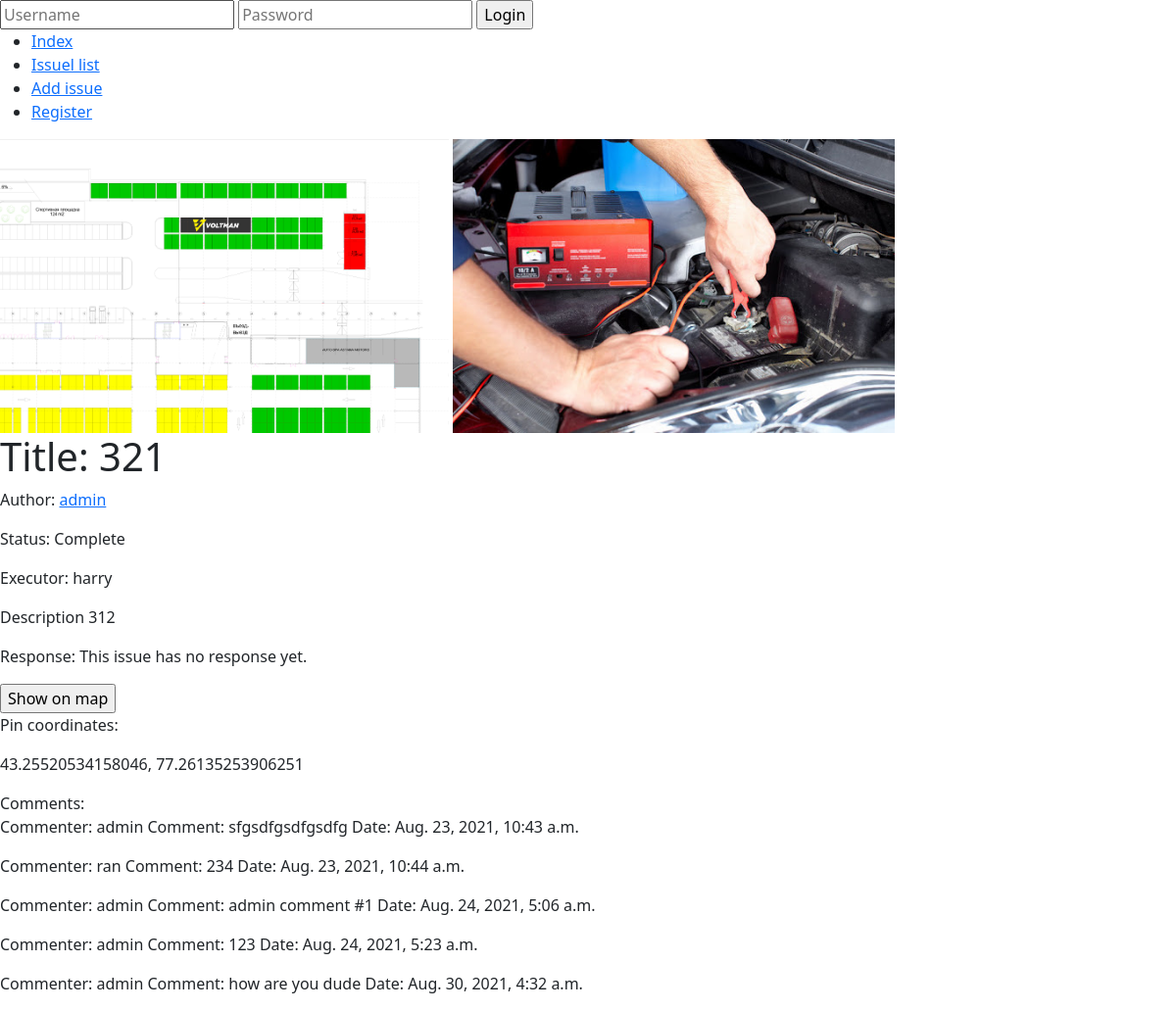
The app's page /issue_page/14 with its own data.
### fix/models.py (models this page shows, shortened)
class Issue(models.Model):
    author = models.ForeignKey(User, on_delete=models.RESTRICT, related_name="applications")
    executor = models.ForeignKey(User, on_delete=models.RESTRICT, related_name="jobs", blank=True, null=True)
    title = models.CharField(max_length=128)
    description = models.CharField(max_length=1024)
    response = models.CharField(max_length=1024, blank=True, null=True)
    date_created = models.DateTimeField(auto_now_add=True)
    status = models.CharField(max_length=1, choices=STATUS)
    image_before = models.ImageField(upload_to="images")
    image_after = models.ImageField(upload_to="images", blank=True, null=True)
    latitude = models.FloatField()
    longitude = models.FloatField()

class User(AbstractUser):
    profile_image = models.ImageField(upload_to="profile_images", blank=True, null=True)
    rank = models.CharField(max_length=1, choices=RANKS)
    role = models.CharField(max_length=1, choices=ROLE)
    phone = models.CharField(max_length=11, blank=True)

class Chat(models.Model):
    commenter = models.ForeignKey(User, on_delete=models.CASCADE, related_name="comments")
    issue = models.ForeignKey(Issue, on_delete=models.CASCADE, related_name="conversation")
    date = models.DateTimeField(auto_now_add=True)
    comment = models.CharField(max_length=512)

### fix/views.py (the view)
# urls.py: path('issue_page/<int:issue_id>', views.issue_page, name="issue_page"),
def issue_page(request, issue_id):
    issue_data = Issue.objects.get(pk=issue_id)
    comments = issue_data.conversation.all()
    return render(request, "fix/issue_page.html", {
        "issue_data": issue_data,
        "comments": comments,
        "statuses": STATUS,
        "form": IssueUpdateForm(),
    })

### fix/views.py (shortened to what this page needs)
class IssueUpdateForm(forms.ModelForm):
    class Meta:
        model = Issue
        fields = ('status', 'response', 'image_after')

### fix/templates/fix/issue_page.html (shortened to what this page needs)
{% extends 'fix/layout.html' %}
{% load static %}
{% block body %}
    <img src="{{ issue_data.image_before.url }}" alt="image" style="max-height:300px">
    {% if issue_data.image_after %}
        <img src="{{ issue_data.image_after.url }}" alt="image" style="max-height:300px">
    {% endif %}
    <h1>Title: {{ issue_data.title }}</h1>
    <p>Author: <a href="{% url 'user_page' issue_data.author.id %}">{{ issue_data.author }}</a></p>
    <p>Status: {{ issue_data.get_status_display }}</p>
    <p>Executor: {% if issue_data.executor %}{{ issue_data.executor }}{% else %}This issue has no executor yet.{% endif %}</p>
    <p id="issue_description">Description {{ issue_data.description }}</p>
    <p id="issue_response">Response: {% if issue_data.response %} {{ issue_data.response }} {% else %} This issue has no response yet. {% endif %}</p>
    <input id="create" type="button" value="Show on map">
    <p>Pin coordinates: <div id="location">{{ issue_data.latitude }}, {{ issue_data.longitude }}</div></p>
    <div>Comments:
        <div>
            {% for i in comments %}
                <p>
                    Commenter: {{ i.commenter }}
                    Comment: {{ i.comment}}
                    Date: {{ i.date }}
                </p>
            {% endfor %}
        </div>
    </div>
{% endblock %}

### records on screen
Issue: image_before (picture), image_after (picture), title "321", author "admin", status "Complete", executor "harry", description "312", latitude "43.25520534158046", longitude "77.26135253906251"
Chat: commenter "admin", comment "sfgsdfgsdfgsdfg", date "Aug. 23, 2021, 10:43 a.m."
Chat: commenter "ran", comment "234", date "Aug. 23, 2021, 10:44 a.m."
Chat: commenter "admin", comment "admin comment #1", date "Aug. 24, 2021, 5:06 a.m."
Chat: commenter "admin", comment "123", date "Aug. 24, 2021, 5:23 a.m."
Chat: commenter "admin", comment "how are you dude", date "Aug. 30, 2021, 4:32 a.m."
